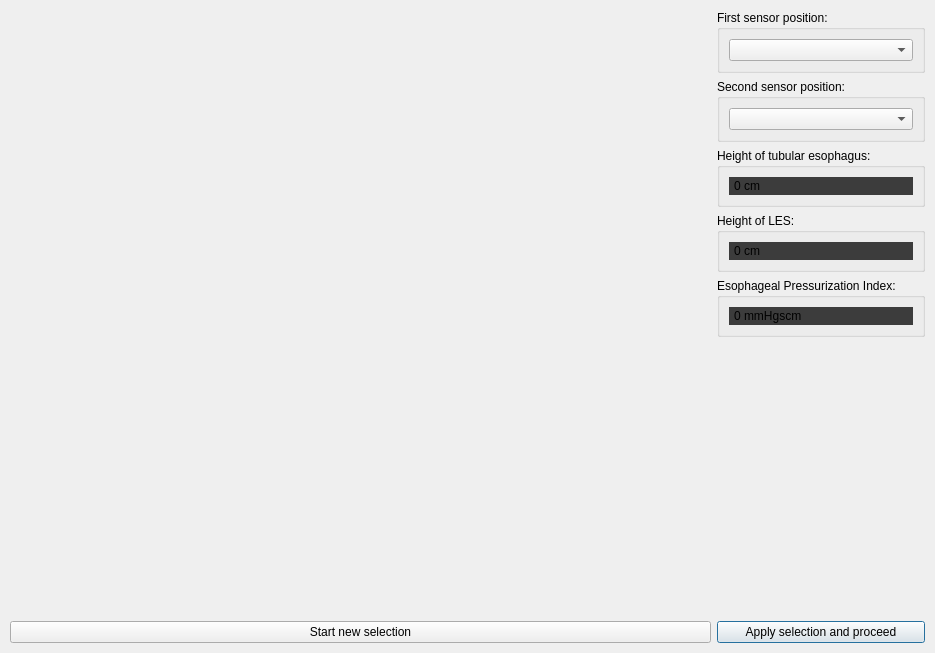
<?xml version="1.0" encoding="UTF-8"?>
<ui version="4.0">
 <class>DciSelection</class>
 <widget class="QMainWindow" name="PositionSelection">
  <property name="geometry">
   <rect>
    <x>0</x>
    <y>0</y>
    <width>935</width>
    <height>653</height>
   </rect>
  </property>
  <property name="windowTitle">
   <string>Selection of the region that is relevant for the Esophageal Pressurization Index</string>
  </property>
  <widget class="QWidget" name="centralwidget">
   <layout class="QGridLayout" name="gridLayout_2">
    <property name="leftMargin">
     <number>10</number>
    </property>
    <property name="topMargin">
     <number>10</number>
    </property>
    <property name="rightMargin">
     <number>10</number>
    </property>
    <property name="bottomMargin">
     <number>10</number>
    </property>
    <item row="0" column="0">
     <layout class="QGridLayout" name="gridLayout">
      <property name="sizeConstraint">
       <enum>QLayout::SetDefaultConstraint</enum>
      </property>
      <item row="0" column="0">
       <spacer name="horizontalSpacer">
        <property name="orientation">
         <enum>Qt::Horizontal</enum>
        </property>
        <property name="sizeHint" stdset="0">
         <size>
          <width>40</width>
          <height>0</height>
         </size>
        </property>
       </spacer>
      </item>
     </layout>
    </item>
    <item row="0" column="1">
     <layout class="QGridLayout" name="gridLayout_3">
      <property name="sizeConstraint">
       <enum>QLayout::SetDefaultConstraint</enum>
      </property>
      <item row="3" column="1">
       <widget class="QGroupBox" name="groupBox_4">
        <property name="title">
         <string>Height of LES:</string>
        </property>
        <layout class="QVBoxLayout" name="verticalLayout_6">
         <item>
          <layout class="QVBoxLayout" name="verticalLayout_5">
           <item>
            <widget class="QLabel" name="heightLabelLES">
             <property name="styleSheet">
              <string notr="true">
                background-color: #3c3c3c;
                border: 2px solid #3c3c3c;
                border-radius: 50px;
              </string>
            </property>
             <property name="text">
              <string>0 cm</string>
             </property>
            </widget>
           </item>
          </layout>
         </item>
        </layout>
       </widget>
      </item>
      <item row="7" column="1">
       <spacer name="verticalSpacer">
        <property name="orientation">
         <enum>Qt::Vertical</enum>
        </property>
        <property name="sizeHint" stdset="0">
         <size>
          <width>20</width>
          <height>40</height>
         </size>
        </property>
       </spacer>
      </item>
      <item row="4" column="1" alignment="Qt::AlignTop">
       <widget class="QGroupBox" name="endoscopy_groupbox">
        <property name="sizePolicy">
         <sizepolicy hsizetype="Preferred" vsizetype="Minimum">
          <horstretch>0</horstretch>
          <verstretch>0</verstretch>
         </sizepolicy>
        </property>
        <property name="title">
         <string>Esophageal Pressurization Index:</string>
        </property>
        <layout class="QVBoxLayout" name="verticalLayout_6">
         <item>
          <layout class="QVBoxLayout" name="verticalLayout_5">
           <item>
            <widget class="QLabel" name="DCI">
             <property name="styleSheet">
              <string notr="true">
                border: 2px solid #3c3c3c;
                border-radius: 50px;
                background-color: #3c3c3c;
              </string>
            </property>
             <property name="text">
              <string>0 mmHgscm</string>
             </property>
            </widget>
           </item>
          </layout>
         </item>
        </layout>
       </widget>
      </item>
      <item row="0" column="1" alignment="Qt::AlignTop">
       <widget class="QGroupBox" name="groupBox">
        <property name="sizePolicy">
         <sizepolicy hsizetype="Preferred" vsizetype="Minimum">
          <horstretch>0</horstretch>
          <verstretch>0</verstretch>
         </sizepolicy>
        </property>
        <property name="autoFillBackground">
         <bool>false</bool>
        </property>
        <property name="styleSheet">
         <string notr="true"/>
        </property>
        <property name="title">
         <string>First sensor position:</string>
        </property>
        <layout class="QGridLayout" name="gridLayout_4">
         <item row="0" column="0">
        <widget class="QComboBox" name="first_combobox"/>
         </item>
        </layout>
       </widget>
      </item>
      <item row="1" column="1" alignment="Qt::AlignTop">
       <widget class="QGroupBox" name="groupBox_2">
        <property name="sizePolicy">
         <sizepolicy hsizetype="Preferred" vsizetype="Minimum">
          <horstretch>0</horstretch>
          <verstretch>0</verstretch>
         </sizepolicy>
        </property>
        <property name="title">
         <string>Second sensor position:</string>
        </property>
        <layout class="QGridLayout" name="gridLayout_5">
         <item row="0" column="1">
         <widget class="QComboBox" name="second_combobox"/>
         </item>
        </layout>
       </widget>
      </item>
      <item row="2" column="1">
       <widget class="QGroupBox" name="groupBox_3">
        <property name="title">
         <string>Height of tubular esophagus:</string>
        </property>
        <layout class="QVBoxLayout" name="verticalLayout_6">
         <item>
          <layout class="QVBoxLayout" name="verticalLayout_5">
           <item>
            <widget class="QLabel" name="heightLabelEsophagus">
             <property name="styleSheet">
              <string notr="true">
                background-color: #3c3c3c;
                border: 2px solid #3c3c3c;
                border-radius: 50px;
              </string>
            </property>
             <property name="text">
              <string>0 cm</string>
             </property>
            </widget>
           </item>
          </layout>
         </item>
        </layout>
       </widget>
      </item>
  
     </layout>
    </item>
    <item row="1" column="0">
     <widget class="QPushButton" name="reset_button">
      <property name="text">
       <string>Start new selection</string>
      </property>
     </widget>
    </item>
    <item row="1" column="1">
     <widget class="QPushButton" name="apply_button">
      <property name="sizePolicy">
       <sizepolicy hsizetype="Preferred" vsizetype="Fixed">
        <horstretch>0</horstretch>
        <verstretch>0</verstretch>
       </sizepolicy>
      </property>
      <property name="text">
       <string>Apply selection and proceed</string>
      </property>
      <property name="default">
       <bool>true</bool>
      </property>
     </widget>
    </item>
    <item row="0" column="0" colspan="2">
     <layout class="QGridLayout" name="gridLayout"/>
    </item>

   </layout>
  </widget>
  <widget class="QMenuBar" name="menubar">
   <property name="geometry">
    <rect>
     <x>0</x>
     <y>0</y>
     <width>935</width>
     <height>21</height>
    </rect>
   </property>
  </widget>
 </widget>
 <resources/>
 <connections/>
</ui>
